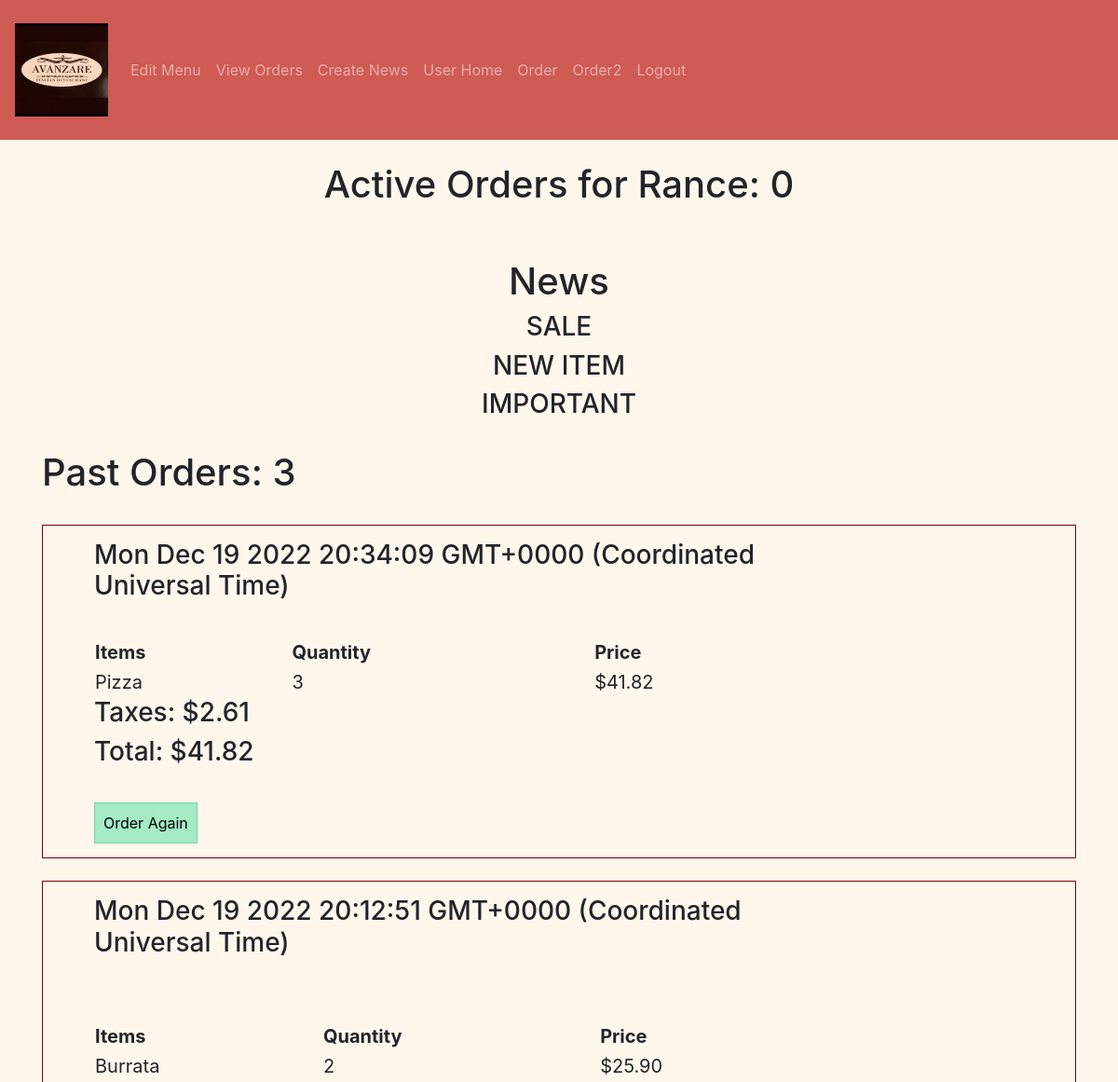
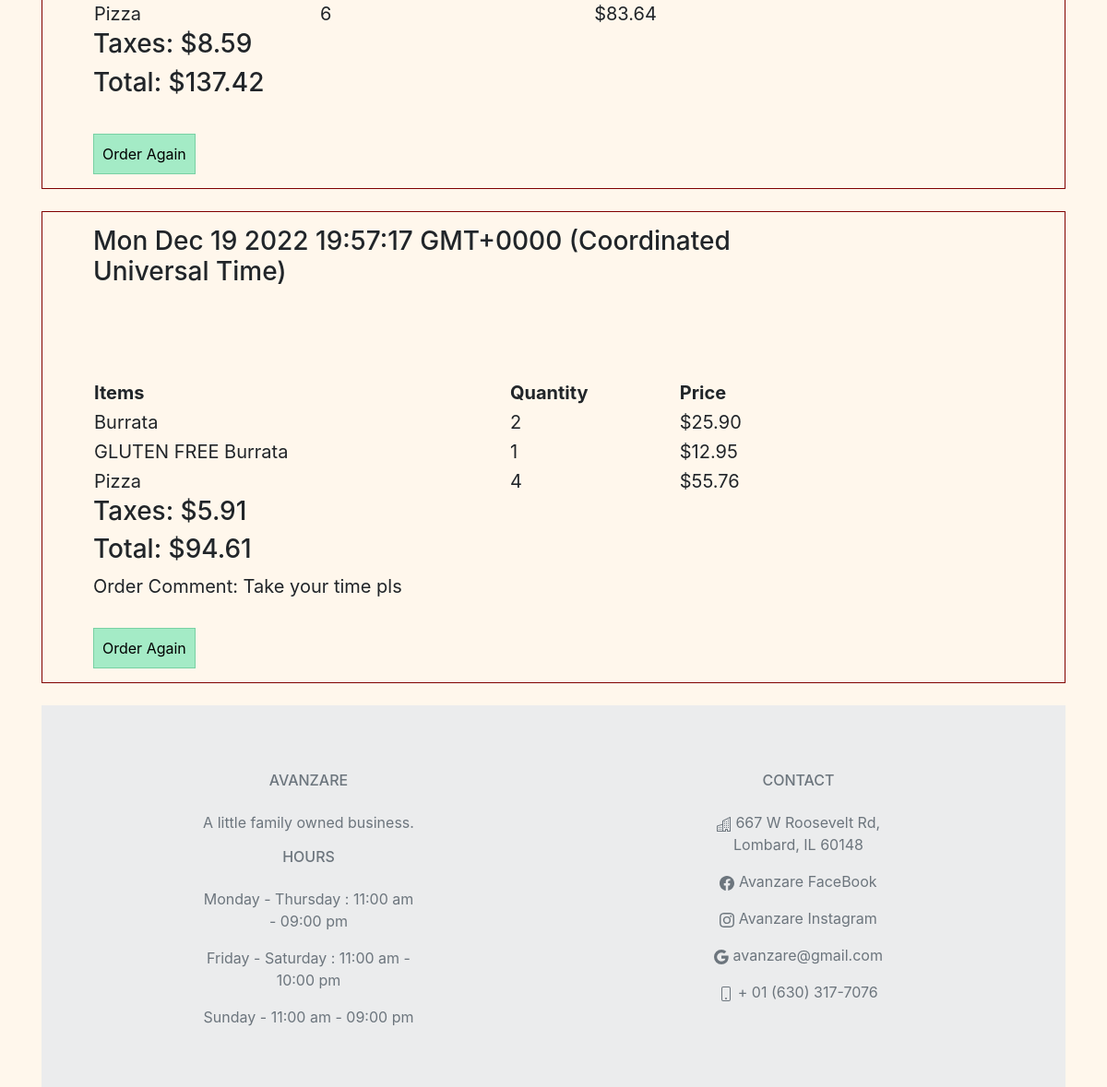
The app's page /user_home (signed in) with its own data (2 pictures, top to bottom).
### avanzareApp/models.py (models this page shows)
class User(db.Model, UserMixin):
    id = db.Column(db.Integer, primary_key=True)
    email = db.Column(db.String(150), unique=True)
    password = db.Column(db.String(150))
    first_name = db.Column(db.String(150))
    items = db.relationship('Menu')
    orders = db.relationship('Order')

class Order(db.Model):
    id = db.Column(db.Integer, primary_key=True)
    name = db.Column(db.String(150))
    comment = db.Column(db.String(10000))
    taxes = db.Column(db.Float)
    total = db.Column(db.Float)
    date = db.Column(db.DateTime(timezone=True), default=func.now())
    user_id = db.Column(db.Integer, db.ForeignKey('user.id'))
    is_active = db.Column(db.String(10))
    items = db.relationship('Menu_order')

class Menu_order(db.Model):
    id = db.Column(db.Integer, primary_key=True)
    name = db.Column(db.String(150))
    price = db.Column(db.String(150))
    description = db.Column(db.String(10000))
    menu_type = db.Column(db.String(150))
    gluten_free = db.Column(db.String(150))
    vegan = db.Column(db.String(150))
    date = db.Column(db.DateTime(timezone=True), default=func.now())
    order_id = db.Column(db.Integer, db.ForeignKey('order.id'))

### avanzareApp/views.py (the view)
@views.route('/user_home', methods=['GET', 'POST'])
@login_required
def user_home():
    active_orders = Order.query.filter(Order.user_id == current_user.id).filter(Order.is_active == "Active").all()
    news = db.session.query(News).order_by(News.id.desc()).all()
    db.session.commit()
    return render_template("user_home.html", news=news, active_orders=active_orders, user=current_user)

### avanzareApp/__init__.py (called while the page is built)
def create_app():
    app = Flask(__name__)
    app.config['SECRET KEY'] = 'iudsdbciud ccdoi'
    app.config['SQLALCHEMY_DATABASE_URI'] = f'sqlite:///{DB_NAME}'
    db.init_app(app)
    from .views import views
    from .auth import auth
    app.register_blueprint(views, url_prefix='/')
    app.register_blueprint(auth, url_prefix='/')
    from .models import User, Menu, Menu_order, News, Order
    with app.app_context():
        db.create_all()
    login_manager = LoginManager()
    login_manager.login_view = 'auth.start_page'
    login_manager.init_app(app)
    @login_manager.user_loader
    def load_user(id):
        return User.query.get(int(id))
    return app

### avanzareApp/templates/user_home.html (shortened to what this page needs)
{% extends "base.html" %} {% block title %}Home{% endblock %}
{% block content %}
{% set count = namespace(value=0) %}
{% for order in active_orders %}
    {% set count.value = count.value + 1 %}
{% endfor %}
<h1 align="center">Active Orders for {{ user.first_name }}: {{ count.value }}</h1>
<br />
{% set lst_dates = [] %}
<br />
<h1 align="center">News</h1>
<ul class="list-group list-group-flush" id="items" style="width: 100%;">
    {% set print_once = 1 %}
    {% for news_type in ["SALE", "NEW ITEM", "IMPORTANT"] %}
        {% if print_once == 1 %}
            <h3 align="center"> {{ news_type }} </h3>
            {% set print_once = 0 %}
        {% endif %}
        {% set print_once = 1 %}
    {% endfor %}
</ul>
<br />
{% set count = namespace(value=0) %}
{% for order in user.orders %}
    {% if order.is_active != 'Active' %}
        {% set count.value = count.value + 1 %}
    {% endif %}
{% endfor %}
<h1>Past Orders: {{ count.value }}</h1>
{% for order in user.orders|reverse %}
    {% if order.is_active != 'Active' %}
        {% set tmp_date = order.date|string %}
        {% set tmp_date = tmp_date[5:7] + '/' + tmp_date[8:10] + '/' + tmp_date[:4] + tmp_date[10:] %}
        {% set lst =  [] %}
        {% set tmp_tags = order.id|string + '_tag' %}
        <br />
        <div class="blackLine" style="width: 100%">
            <div class="text">
                <h3 id="{{ tmp_tags }}"></h3>
                <table id="table_{{ order.id }}" style="width:95%">
                    <tr>
                        <th>Items</th>
                        <th>Quantity</th>
                        <th>Price</th>
                    </tr>
                    {% for item in order.items %}
                        {% set count = namespace(value=0) %}
                        {% set print_once = 1 %}
                        {% if item.name not in lst %}
                            {% for item_count in order.items %}
                                {% if item.name == item_count.name %}
                                    {% set count.value = count.value + 1 %}
                                {% endif %}
                            {% endfor %}
                            {% if print_once == 1 %}
                                <tr>
                                    <td>{{ item.name }}</td>
                                    <td>{{ count.value }}</td>
                                    {% set tmp = (item.price | float) %}
                                    <td>{{ "${:,.2f}".format(count.value * tmp) }}</td>
                                </tr>
                                <br />
                            {% endif %}
                            {% set print_once = 1 %}
                        {% endif %}
                    {% endfor %}
                </table>
                <h3>Taxes: $<p id="displayed_taxes_{{ order.id }}" style="display: inline;">{{ order.taxes }}</p></h3>
                <h3>Total: $<p id="displayed_total_{{ order.id }}" style="display: inline;">{{ order.total }}</p></h3>
                {% if order.comment != "" and order.comment is not none %}
                    <div>Order Comment: {{ order.comment }}</div>
                {% endif %}
                <br />
                <button onclick="testOrderAgain({{ order.id }})" class="btn-add">Order Again</button>
            </div>
        </div>
    {% endif %}
{% endfor %}
<body onload="loadDates({{ lst_dates|safe }})"></body>
{% include "footer.html" %}
{% endblock %}

### avanzareApp/static/style.css (style rules this page uses)
.blackLine { border:1px solid black; border-color: #800000; padding: 15px; }
.text { font-size: 20px; padding-left: 40px; width: 80%; }
.btn-add { background-color: #a4ebc6; color: black; padding: 9px; font-size: 16px; border: none; cursor: pointer; border: solid; border-width: 1px; border-color: #79d1a3; }

### records on screen
User: first_name "Rance"
Order: taxes "2.61", total "41.82"
Menu_order: name "Pizza", value "3", value "$41.82"
Order: taxes "8.59", total "137.42"
Menu_order: name "Burrata", value "2", value "$25.90"
Menu_order: name "Pizza", value "6", value "$83.64"
Order: taxes "5.91", total "94.61", comment "Take your time pls"
Menu_order: name "Burrata", value "2", value "$25.90"
Menu_order: name "GLUTEN FREE Burrata", value "1", value "$12.95"
Menu_order: name "Pizza", value "4", value "$55.76"

### other values on screen
{{ count.value }} "0"
{{ news_type }} "SALE" "NEW ITEM" "IMPORTANT"
{{ count.value }} "3"
